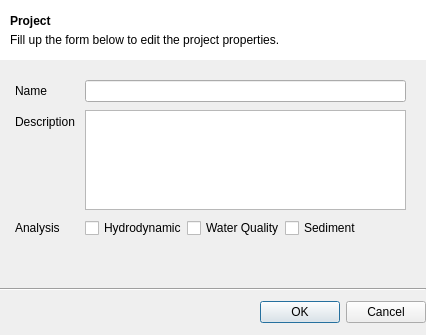
<?xml version="1.0" encoding="UTF-8"?>
<ui version="4.0">
 <class>ProjectPropertiesDialog</class>
 <widget class="QDialog" name="ProjectPropertiesDialog">
  <property name="geometry">
   <rect>
    <x>0</x>
    <y>0</y>
    <width>426</width>
    <height>335</height>
   </rect>
  </property>
  <property name="minimumSize">
   <size>
    <width>426</width>
    <height>335</height>
   </size>
  </property>
  <property name="maximumSize">
   <size>
    <width>426</width>
    <height>335</height>
   </size>
  </property>
  <property name="windowTitle">
   <string>Dialog</string>
  </property>
  <widget class="QWidget" name="verticalLayoutWidget">
   <property name="geometry">
    <rect>
     <x>0</x>
     <y>0</y>
     <width>426</width>
     <height>335</height>
    </rect>
   </property>
   <layout class="QVBoxLayout" name="verticalLayout">
    <property name="spacing">
     <number>0</number>
    </property>
    <property name="sizeConstraint">
     <enum>QLayout::SetDefaultConstraint</enum>
    </property>
    <property name="rightMargin">
     <number>0</number>
    </property>
    <item>
     <widget class="QWidget" name="widget" native="true">
      <property name="enabled">
       <bool>true</bool>
      </property>
      <property name="sizePolicy">
       <sizepolicy hsizetype="Preferred" vsizetype="Fixed">
        <horstretch>0</horstretch>
        <verstretch>0</verstretch>
       </sizepolicy>
      </property>
      <property name="minimumSize">
       <size>
        <width>0</width>
        <height>60</height>
       </size>
      </property>
      <property name="styleSheet">
       <string notr="true">background-color: rgb(255, 255, 255)</string>
      </property>
      <widget class="QLabel" name="label_4">
       <property name="geometry">
        <rect>
         <x>10</x>
         <y>10</y>
         <width>401</width>
         <height>41</height>
        </rect>
       </property>
       <property name="text">
        <string>&lt;html&gt;&lt;head/&gt;&lt;body&gt;&lt;p style=&quot;margin: 0 0 5px 0;&quot;&gt;&lt;span style=&quot; font-weight:600;&quot;&gt;Project&lt;/span&gt;&lt;/p&gt;&lt;p style=&quot;margin: 0;&quot;&gt;Fill up the form below to edit the project properties.&lt;/p&gt;&lt;/body&gt;&lt;/html&gt;</string>
       </property>
      </widget>
     </widget>
    </item>
    <item>
     <layout class="QFormLayout" name="formLayout">
      <property name="sizeConstraint">
       <enum>QLayout::SetDefaultConstraint</enum>
      </property>
      <property name="fieldGrowthPolicy">
       <enum>QFormLayout::ExpandingFieldsGrow</enum>
      </property>
      <property name="rowWrapPolicy">
       <enum>QFormLayout::DontWrapRows</enum>
      </property>
      <property name="labelAlignment">
       <set>Qt::AlignLeading|Qt::AlignLeft|Qt::AlignVCenter</set>
      </property>
      <property name="formAlignment">
       <set>Qt::AlignLeading|Qt::AlignLeft|Qt::AlignVCenter</set>
      </property>
      <property name="horizontalSpacing">
       <number>10</number>
      </property>
      <property name="verticalSpacing">
       <number>8</number>
      </property>
      <property name="leftMargin">
       <number>15</number>
      </property>
      <property name="topMargin">
       <number>20</number>
      </property>
      <property name="rightMargin">
       <number>20</number>
      </property>
      <item row="0" column="0">
       <widget class="QLabel" name="label">
        <property name="text">
         <string>Name</string>
        </property>
       </widget>
      </item>
      <item row="0" column="1">
       <widget class="QLineEdit" name="name"/>
      </item>
      <item row="1" column="0">
       <widget class="QLabel" name="label_2">
        <property name="text">
         <string>Description</string>
        </property>
       </widget>
      </item>
      <item row="1" column="1">
       <widget class="QPlainTextEdit" name="description">
        <property name="maximumSize">
         <size>
          <width>16777215</width>
          <height>100</height>
         </size>
        </property>
       </widget>
      </item>
      <item row="2" column="0">
       <widget class="QLabel" name="label_3">
        <property name="text">
         <string>Analysis</string>
        </property>
       </widget>
      </item>
      <item row="2" column="1">
       <layout class="QHBoxLayout" name="horizontalLayout">
        <item>
         <widget class="QCheckBox" name="hydrodynamicCheckBox">
          <property name="text">
           <string>Hydrodynamic</string>
          </property>
         </widget>
        </item>
        <item>
         <widget class="QCheckBox" name="waterQualityCheckBox">
          <property name="text">
           <string>Water Quality</string>
          </property>
         </widget>
        </item>
        <item>
         <widget class="QCheckBox" name="checkBox">
          <property name="text">
           <string>Sediment</string>
          </property>
         </widget>
        </item>
       </layout>
      </item>
     </layout>
    </item>
    <item>
     <layout class="QVBoxLayout" name="verticalLayout_2">
      <property name="spacing">
       <number>10</number>
      </property>
      <property name="topMargin">
       <number>50</number>
      </property>
      <property name="bottomMargin">
       <number>12</number>
      </property>
      <item>
       <widget class="Line" name="line">
        <property name="orientation">
         <enum>Qt::Horizontal</enum>
        </property>
       </widget>
      </item>
      <item>
       <widget class="QDialogButtonBox" name="buttonBox">
        <property name="sizePolicy">
         <sizepolicy hsizetype="Preferred" vsizetype="Preferred">
          <horstretch>0</horstretch>
          <verstretch>0</verstretch>
         </sizepolicy>
        </property>
        <property name="standardButtons">
         <set>QDialogButtonBox::Cancel|QDialogButtonBox::Ok</set>
        </property>
       </widget>
      </item>
     </layout>
    </item>
   </layout>
  </widget>
 </widget>
 <resources/>
 <connections/>
</ui>
